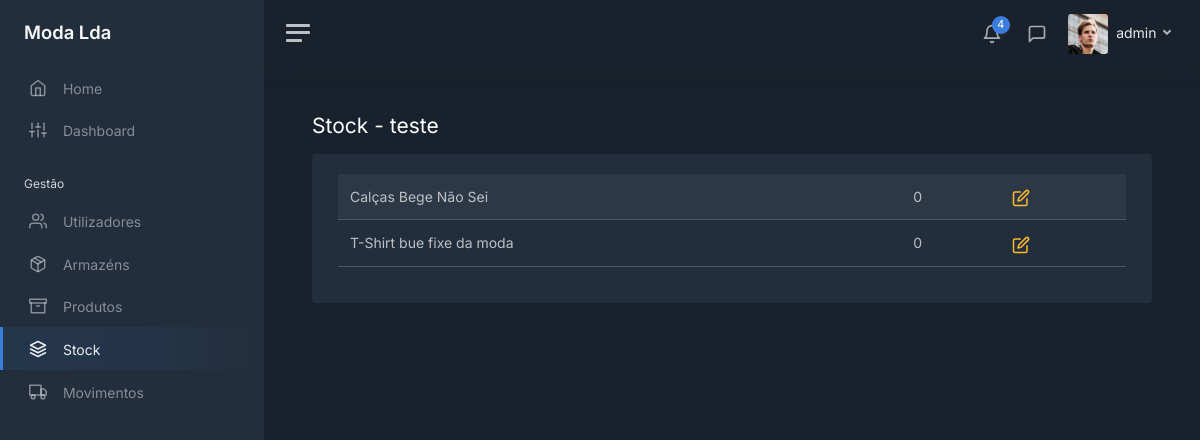
The app's page /stock/1 (signed in) with its own data.
### modules/login/models.py (models this page shows, shortened)
class User(UserMixin, db.Model):
    __tablename__ = 'users'
    __table_args__ = {'extend_existing': True}
    id = db.Column(db.Integer, primary_key=True)
    username = db.Column(db.String(), unique=True)
    password = db.Column(db.String())
    role = db.Column(db.String())
    last_login = db.Column(db.DateTime, server_default=db.func.now())

### modules/main/models.py (models this page shows, shortened)
class Warehouse(db.Model):
    __tablename__ = 'warehouses'
    __table_args__ = {'extend_existing': True}
    id = db.Column(db.Integer, primary_key=True)
    name = db.Column(db.String(), unique=True)
    address = db.Column(db.String())
    phone = db.Column(db.String())

class Product(db.Model):
    __tablename__ = 'products'
    __table_args__ = {'extend_existing': True}
    id = db.Column(db.Integer, primary_key=True)
    name = db.Column(db.String(), unique=True)
    category = db.Column(db.String())
    color = db.Column(db.String())
    brand = db.Column(db.String())
    min_stock = db.Column(db.Integer())
    max_stock = db.Column(db.Integer())
    last_buy_price = db.Column(db.Float())
    avg_buy_price = db.Column(db.Float())
    sell_price = db.Column(db.Float())
    desc = db.Column(db.String())

### modules/main/views.py (the view)
@bp.route('/stock/<int:id>')
@login_required
def view_stock_warehouses(id):
    warehouse = Warehouse.query.filter_by(id=id).first_or_404()
    query = text('''
        SELECT
            products.id as id,
            products.name AS name,
            products_warehouses.quantity AS quantity
        FROM
            products
        LEFT JOIN
            products_warehouses ON products.id = products_warehouses.product_id
        LEFT JOIN
            warehouses ON products_warehouses.warehouse_id = :warehouse_id
    ''')
    result = db.session.execute(query, {'warehouse_id': id})
    return render_template('stock/stock_table.html', user=current_user, tab="stock", warehouse=warehouse, products=result)

### modules/login/models.py (called while the page is built)
@login_manager.user_loader
def load_user(user_id):
    return User.query.get(int(user_id))

### modules/main/templates/stock/stock_table.html (shortened to what this page needs)
<!DOCTYPE html>
<html lang="en">
<head>
    <link href="/static/css/dashboard.css" rel="stylesheet">
    <link href="https://cdn.datatables.net/1.13.7/css/dataTables.bootstrap5.min.css" rel="stylesheet">
</head>
{% extends 'sidebar.html' %}
{% block content %}
    <div class="row">
        <div class="col float-start">
            <h1 class="h3 mb-3">Stock - {{ warehouse.name }}</h1>
        </div>
    </div>
    <div class="card">
        <div class="card-body">
            <div class="container-fluid">
                <table id="products" class="table table-striped">
                    <tbody>
                    {% for product in products %}
                        <tr>
                            <td>{{ product.name }}</td>
                            {% if product.quantity is not none %}
                                <td>{{ product.quantity }}</td>
                            {% else %}
                                <td>0</td>
                            {% endif %}
                            <td>
                                <a class="text-decoration-none" href="/stock/{{ warehouse.id }}/{{ product.id }}">
                                    <i class="align-middle text-warning" data-feather="edit"></i>
                                </a>
                            </td>
                        </tr>
                    {% endfor %}
                    </tbody>
                </table>
            </div>
        </div>
    </div>
{% endblock %}

### modules/main/templates/sidebar.html (shortened to what this page needs)
<body data-theme="dark">
<div class="wrapper">
    <nav id="sidebar" class="sidebar js-sidebar">
        <div class="sidebar-content js-simplebar">
            <a class="sidebar-brand" href="/home">
                <span class="align-middle">Moda Lda</span>
            </a>
            <ul class="sidebar-nav">
                <li class="sidebar-item {% if tab == 'home' %}active{% endif %}">
                    <a class="sidebar-link" href="/home">
                        <i class="align-middle" data-feather="home"></i> <span class="align-middle">Home</span>
                    </a>
                </li>
                <li class="sidebar-item {% if tab == 'dashboard' %}active{% endif %}">
                    <a class="sidebar-link" href="/dashboard">
                        <i class="align-middle" data-feather="sliders"></i> <span class="align-middle">Dashboard</span>
                    </a>
                </li>
                <li class="sidebar-header">
                    Gestão
                </li>
                {% if user.role == 'admin' or user.role == 'gerente' %}
                <li class="sidebar-item {% if tab == 'users' %}active{% endif %}">
                    <a class="sidebar-link" href="/users">
                        <i class="align-middle" data-feather="users"></i> <span class="align-middle">Utilizadores</span>
                    </a>
                </li>
                {% endif %}
                {% if user.role == 'admin' or user.role == 'gerente' %}
                <li class="sidebar-item {% if tab == 'warehouses' %}active{% endif %}">
                    <a class="sidebar-link" href="/warehouses">
                        <i class="align-middle" data-feather="package"></i> <span class="align-middle">Armazéns</span>
                    </a>
                </li>
                {% endif %}
                <li class="sidebar-item {% if tab == 'products' %}active{% endif %}">
                    <a class="sidebar-link" href="/products">
                        <i class="align-middle" data-feather="archive"></i> <span class="align-middle">Produtos</span>
                    </a>
                </li>
                <li class="sidebar-item {% if tab == 'stock' %}active{% endif %}">
                    <a class="sidebar-link" href="/stock">
                        <i class="align-middle" data-feather="layers"></i> <span class="align-middle">Stock</span>
                    </a>
                </li>
                <li class="sidebar-item {% if tab == 'movimentos' %}active{% endif %}">
                    <a class="sidebar-link" href="">
                        <i class="align-middle" data-feather="truck"></i> <span class="align-middle">Movimentos</span>
                    </a>
                </li>
            </ul>
        </div>
    </nav>
    <div class="main">
        <nav class="navbar navbar-expand navbar-light navbar-bg">
            <a class="sidebar-toggle js-sidebar-toggle">
                <i class="hamburger align-self-center"></i>
            </a>
            <div class="navbar-collapse collapse">
                <ul class="navbar-nav navbar-align">
                    <li class="nav-item dropdown">
                        <a class="nav-icon dropdown-toggle" href="#" id="alertsDropdown" data-bs-toggle="dropdown">
                            <div class="position-relative">
                                <i class="align-middle" data-feather="bell"></i>
                                <span class="indicator">4</span>
                            </div>
                        </a>
                    </li>
                    <li class="nav-item dropdown">
                        <a class="nav-icon dropdown-toggle" href="#" id="messagesDropdown" data-bs-toggle="dropdown">
                            <div class="position-relative">
                                <i class="align-middle" data-feather="message-square"></i>
                            </div>
                        </a>
                    </li>
                    <li class="nav-item dropdown">
                        <a class="nav-link dropdown-toggle d-none d-sm-inline-block" href="#" data-bs-toggle="dropdown">
                            <img src="/static/img/avatars/avatar.jpg" class="avatar img-fluid rounded me-1"
                                 alt="{{ user.username }}"/> <span class="text-dark"> {{ user.username }} </span>
                        </a>
                    </li>
                </ul>
            </div>
        </nav>
        <main class="content">
            <div class="container-fluid p-0">
                {% block content %}
                {% endblock %}
            </div>
        </main>
    </div>
</div>
</body>
</html>

### records on screen
User: username "admin"
Warehouse: name "teste"
Product: name "Calças Bege Não Sei"
Product: name "T-Shirt bue fixe da moda"
